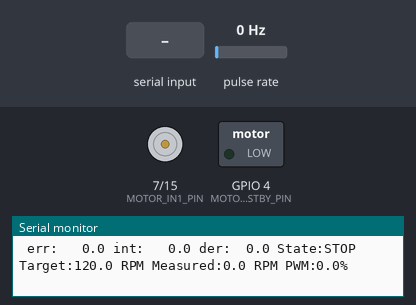
Simulated run of this sketch. Board: ESP32-S3. Shown: motor-driver pin pairs drawn as motors (green arrow = first pin HIGH = forward, orange = second pin HIGH = backward, longer = more drive, scaled by the enable pin, stopped while the standby pin is LOW), switched loads named in the sketch (green lamp = pin HIGH), the last lines printed to the serial monitor. Wiring (inferred from the names in the program): pulse sensor: data GPIO 16. Inputs (shaded band) come from the test bench; at power-on: pulse rate 0 Hz. Random numbers use the default seed unless the sketch sets one.

Above: at 1.7 s.
1.8 s: "START\n" received over Serial
At 2.2 s:
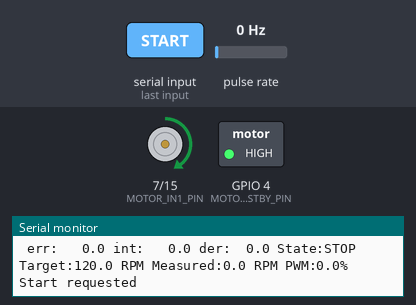
At 3.5 s:
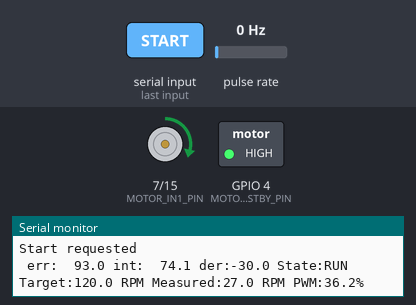
4.8 s: "STOP\n" received over Serial
At 6.1 s:
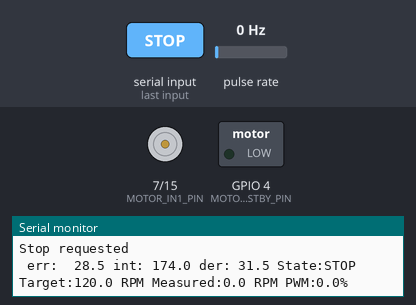
Timing chart, 0 to 7.8 s (numbered marks = the images above; inputs shaded):
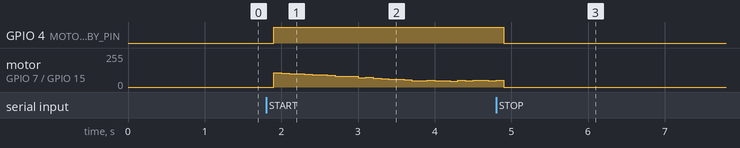

The sketch:

02_FreeRTOS.ino
```cpp
#include <Arduino.h>
#include <math.h>
#include <stdio.h>
#include <stdlib.h>
#include <string.h>

#define SIMULATION_MODE

// ============================================================
// 1. Hardware configuration
// ============================================================

constexpr int MOTOR_PWM_PIN = 6;
constexpr int MOTOR_IN1_PIN = 7;
constexpr int MOTOR_IN2_PIN = 15;
constexpr int MOTOR_STBY_PIN = 4;
constexpr int ENCODER_PIN = 16;

constexpr uint32_t PWM_FREQUENCY = 20000;
constexpr uint8_t PWM_RESOLUTION = 10;
constexpr int PWM_MAX = (1 << PWM_RESOLUTION) - 1;

// Counted encoder pulses per revolution at the measured shaft.
constexpr float PULSES_PER_REV = 20.0f;

constexpr uint32_t SAMPLE_PERIOD_MS = 100;
constexpr float SAMPLE_TIME_S = SAMPLE_PERIOD_MS / 1000.0f;
constexpr float MAX_RPM = 500.0f;

// ============================================================
// 2. Shared objects and data structures
// ============================================================

portMUX_TYPE encoderMux = portMUX_INITIALIZER_UNLOCKED;

volatile uint32_t encoderPulses = 0;

QueueHandle_t rpmQueue = nullptr;
QueueHandle_t commandQueue = nullptr;

SemaphoreHandle_t statusMutex = nullptr;

TaskHandle_t acquisitionHandle = nullptr;
TaskHandle_t controlHandle = nullptr;
TaskHandle_t serialHandle = nullptr;
TaskHandle_t reportHandle = nullptr;

enum CommandType : uint8_t {
  CMD_START,
  CMD_STOP,
  CMD_SET_RPM,
  CMD_STATUS,
  CMD_HELP
};

struct MotorCommand {
  CommandType type;
  float value;
};

struct MotorStatus {
  float targetRPM;
  float measuredRPM;
  float outputPWM;
  bool running;
};

MotorStatus motorStatus = { 120.0f, 0.0f, 0.0f, false };

#ifdef SIMULATION_MODE
// Initial PI gains: illustrative only.
float Kp = 3.5f;
float Ki = 0.6f;
float Kd = 0.0f;

SemaphoreHandle_t controllerMutex = nullptr;

struct ControllerState {
  float kState;
  float iState;
  float dstate;
};

ControllerState controllerState = { 0.0f, 0.0f, 0.0f };
#endif


// ============================================================
// 3. Encoder interrupt
// ============================================================

void IRAM_ATTR encoderISR() {
  portENTER_CRITICAL_ISR(&encoderMux);
  encoderPulses++;
  portEXIT_CRITICAL_ISR(&encoderMux);
}

// ============================================================
// 4. Motor output functions
// ============================================================

void setMotorPWM(int duty) {
  duty = constrain(duty, 0, PWM_MAX);
  ledcWrite(MOTOR_PWM_PIN, duty);
}

void stopMotor() {
  setMotorPWM(0);
  digitalWrite(MOTOR_IN1_PIN, LOW);
  digitalWrite(MOTOR_IN2_PIN, LOW);
  digitalWrite(MOTOR_STBY_PIN, LOW);
}

void startMotor() {
  // This example operates in the forward direction only.
  digitalWrite(MOTOR_IN1_PIN, HIGH);
  digitalWrite(MOTOR_IN2_PIN, LOW);
  digitalWrite(MOTOR_STBY_PIN, HIGH);
}

// ============================================================
// 5. Task 1: encoder acquisition and RPM measurement
// ============================================================

void acquisitionTask(void *parameter) {
  TickType_t lastWake = xTaskGetTickCount();

  for (;;) {
    vTaskDelayUntil(
      &lastWake,
      pdMS_TO_TICKS(SAMPLE_PERIOD_MS));

    uint32_t pulses;

    portENTER_CRITICAL(&encoderMux);
    pulses = encoderPulses;
    encoderPulses = 0;
    portEXIT_CRITICAL(&encoderMux);

    float rpm =
      (pulses / PULSES_PER_REV) * (60.0f / SAMPLE_TIME_S);

    // A length-one queue stores the newest measurement.
    xQueueOverwrite(rpmQueue, &rpm);
  }
}

// ============================================================
// 6. Task 2: PI/PID speed controller
// ============================================================

void controlTask(void *parameter) {
  TickType_t lastWake = xTaskGetTickCount();

  float targetRPM = 120.0f;
  float measuredRPM = 0.0f;
  float integral = 0.0f;
  float previousError = 0.0f;
  float output = 0.0f;
#ifdef SIMULATION_MODE
  float myMeasuredRPM = 0.0f;
#endif
  bool running = false;

#ifndef SIMULATION_MODE
  // Initial PI gains: illustrative only.
  float Kp = 3.5f;
  float Ki = 0.6f;
  float Kd = 0.0f;
#endif

  for (;;) {
    vTaskDelayUntil(
      &lastWake,
      pdMS_TO_TICKS(SAMPLE_PERIOD_MS));

    // Process any pending user commands.
    MotorCommand cmd;

    while (xQueueReceive(commandQueue, &cmd, 0) == pdPASS) {
      switch (cmd.type) {
        case CMD_START:
          running = true;
          integral = 0.0f;
          previousError = 0.0f;
          startMotor();
          break;

        case CMD_STOP:
          running = false;
          output = 0.0f;
          integral = 0.0f;
          stopMotor();
          break;

        case CMD_SET_RPM:
          targetRPM = constrain(cmd.value, 0.0f, MAX_RPM);
          break;

        case CMD_STATUS:
          // The reporting task also publishes status periodically.
          break;

        case CMD_HELP:
          // The serial task prints help directly.
          break;
      }
    }

    // Read the latest available RPM measurement.
    xQueuePeek(rpmQueue, &measuredRPM, 0);


    if (running) {

#ifdef SIMULATION_MODE
      float plantOutput = (float)(output * MAX_RPM) / PWM_MAX;
      float stepChangeRPM = constrain(plantOutput - myMeasuredRPM, -5.0f, 5.0f);

      //float stepChangeRPM = constrain(targetRPM - myMeasuredRPM, -2.0f, 2.0f);

      myMeasuredRPM += stepChangeRPM;

      measuredRPM = myMeasuredRPM + random(-3, 3);
#endif

      float error = targetRPM - measuredRPM;

      float derivative =
        (error - previousError) / SAMPLE_TIME_S;

      // Candidate integral with simple output clamping.
      float candidateIntegral =
        integral + error * SAMPLE_TIME_S;

      float candidateOutput =
        Kp * error + Ki * candidateIntegral + Kd * derivative;

#ifdef SIMULATION_MODE
      integral = candidateIntegral;
#else
      // Limit the controller output to the PWM range.
      // Conditional integration reduces integral windup.
      if ((candidateOutput >= 0.0f && candidateOutput <= PWM_MAX) || (candidateOutput < 0.0f && error < 0.0f) || (candidateOutput > PWM_MAX && error > 0.0f)) {
        integral = candidateIntegral;
      }
#endif
      output =
        Kp * error + Ki * integral + Kd * derivative;

      output = constrain(output, 0.0f, (float)PWM_MAX);

      setMotorPWM((int)output);
      previousError = error;

#ifdef SIMULATION_MODE
      if (xSemaphoreTake(
            controllerMutex, pdMS_TO_TICKS(5))
          == pdTRUE) {

        controllerState.kState = error;
        controllerState.iState = integral;
        controllerState.dstate = derivative;


        xSemaphoreGive(controllerMutex);
      }
#endif

    } else {
      output = 0.0f;
      setMotorPWM(0);
    }

    // Publish a consistent snapshot for reporting.
    if (xSemaphoreTake(
          statusMutex, pdMS_TO_TICKS(5))
        == pdTRUE) {

      motorStatus.targetRPM = targetRPM;
      motorStatus.measuredRPM = measuredRPM;
      motorStatus.outputPWM = output;
      motorStatus.running = running;

      xSemaphoreGive(statusMutex);
    }
  }
}

// ============================================================
// 7. Task 3: serial user interface
// ============================================================

void printHelp() {
  Serial.println("\nCommands:");
  Serial.println(" START     - Start motor speed control");
  Serial.println(" STOP      - Stop motor");
  Serial.println(" SET <rpm> - Set target RPM");
#ifdef SIMULATION_MODE
  Serial.println(" P <gain>  - Set P gain for PID controller");
  Serial.println(" I <gain>  - Set I gain for PID controller");
  Serial.println(" D <gain>  - Set D gain for PID controller");
  Serial.println(" STATUS/PID- Request status report and PID gains");
#else
  Serial.println(" STATUS    - Request status report");
#endif
  Serial.println(" HELP      - Show this help");
}

void serialTask(void *parameter) {
  char line[64];
  size_t index = 0;

  for (;;) {
    while (Serial.available() > 0) {
      char ch = (char)Serial.read();

      if (ch == '\r') {
        continue;
      }

      if (ch == '\n') {
        line[index] = '\0';
        index = 0;

        // Parse complete commands only.
        if (strcmp(line, "START") == 0) {
          MotorCommand cmd = { CMD_START, 0.0f };
          xQueueSend(commandQueue, &cmd, 0);
          Serial.println("Start requested");

        } else if (strcmp(line, "STOP") == 0) {
          MotorCommand cmd = { CMD_STOP, 0.0f };
          xQueueSend(commandQueue, &cmd, 0);
          Serial.println("Stop requested");

        } else if (strcmp(line, "STATUS") == 0) {
          MotorCommand cmd = { CMD_STATUS, 0.0f };
          xQueueSend(commandQueue, &cmd, 0);
#ifdef SIMULATION_MODE
          Serial.printf("Kp:%0.1f Ki:%0.1f Kd:%0.1f ", Kp, Ki, Kd);
#endif
          Serial.println("Status is reported periodically.");

        } else if (strcmp(line, "HELP") == 0) {
          printHelp();

        } else if (strncmp(line, "SET ", 4) == 0) {
          char *endPtr = nullptr;
          float value = strtof(line + 4, &endPtr);

          if (endPtr != line + 4 && *endPtr == '\0' && isfinite(value) && value >= 0.0f && value <= MAX_RPM) {

            MotorCommand cmd = { CMD_SET_RPM, value };

            if (xQueueSend(commandQueue, &cmd, 0) == pdPASS) {
              Serial.printf("Target requested: %.1f RPM\n", value);
            } else {
              Serial.println("Command queue full");
            }
          } else {
            Serial.println("Invalid RPM. Use SET 0 to SET 500.");
          }
#ifdef SIMULATION_MODE
        } else if (strncmp(line, "P ", 2) == 0) {

          char *endPtr = nullptr;
          float value = strtof(line + 2, &endPtr);

          if (endPtr != line + 2 && *endPtr == '\0' && isfinite(value) && value >= 0.0f && value <= 10) {
            Kp = value;
          }

        } else if (strncmp(line, "I ", 2) == 0) {

          char *endPtr = nullptr;
          float value = strtof(line + 2, &endPtr);

          if (endPtr != line + 2 && *endPtr == '\0' && isfinite(value) && value >= 0.0f && value <= 10) {
            Ki = value;
          }

        } else if (strncmp(line, "D ", 2) == 0) {

          char *endPtr = nullptr;
          float value = strtof(line + 2, &endPtr);

          if (endPtr != line + 2 && *endPtr == '\0' && isfinite(value) && value >= 0.0f && value <= 10) {
            Kd = value;
          }

#endif
        } else if (line[0] != '\0') {
          Serial.println("Unknown command. Type HELP.");
        }

      } else if (index < sizeof(line) - 1) {
        line[index++] = ch;
      } else {
        // Reject an overlong input line.
        index = 0;
        Serial.println("Command too long");
      }
    }

    // No busy-waiting while the serial port is idle.
    vTaskDelay(pdMS_TO_TICKS(10));
  }
}

// ============================================================
// 8. Task 4: periodic status reporting
// ============================================================

void reportTask(void *parameter) {
  for (;;) {
    MotorStatus snapshot;
    bool valid = false;

    if (xSemaphoreTake(
          statusMutex, pdMS_TO_TICKS(10))
        == pdTRUE) {

      snapshot = motorStatus;
      valid = true;

      xSemaphoreGive(statusMutex);
    }

#ifdef SIMULATION_MODE
    ControllerState tempState;
    if (xSemaphoreTake(
          controllerMutex, pdMS_TO_TICKS(5))
        == pdTRUE) {
      tempState = controllerState;
      xSemaphoreGive(controllerMutex);
    }
#endif

    if (valid) {

#ifdef SIMULATION_MODE
      //Serial.printf("Kp:%0.1f Ki:%0.1f Kd:%0.1f ", Kp, Ki, Kd);

      Serial.printf(" err:%6.1f int:%6.1f der:%5.1f ",
                    tempState.kState, tempState.iState, tempState.dstate);


#endif

      Serial.printf(
        "State:%s Target:%.1f RPM Measured:%.1f RPM PWM:%.1f%%\n",
        snapshot.running ? "RUN" : "STOP",
        snapshot.targetRPM,
        snapshot.measuredRPM,
        100.0f * snapshot.outputPWM / PWM_MAX);
    }

    vTaskDelay(pdMS_TO_TICKS(1000));
  }
}

// ============================================================
// 9. Arduino setup and loop
// ============================================================

void setup() {
  Serial.begin(115200);
  delay(500);

  pinMode(MOTOR_IN1_PIN, OUTPUT);
  pinMode(MOTOR_IN2_PIN, OUTPUT);
  pinMode(MOTOR_STBY_PIN, OUTPUT);

  pinMode(ENCODER_PIN, INPUT_PULLUP);
  attachInterrupt(
    digitalPinToInterrupt(ENCODER_PIN),
    encoderISR,
    RISING);

  stopMotor();

  if (!ledcAttach(
        MOTOR_PWM_PIN,
        PWM_FREQUENCY,
        PWM_RESOLUTION)) {
    Serial.println("LEDC initialization failed");
    while (true) {
      delay(1000);
    }
  }

  // Queues and mutex must exist before tasks start.
  rpmQueue = xQueueCreate(1, sizeof(float));
  commandQueue = xQueueCreate(8, sizeof(MotorCommand));
  statusMutex = xSemaphoreCreateMutex();

#ifdef SIMULATION_MODE
  controllerMutex = xSemaphoreCreateMutex();
#endif

  if (rpmQueue == nullptr || commandQueue == nullptr || statusMutex == nullptr
#ifdef SIMULATION_MODE
      || controllerMutex == nullptr
#endif
  ) {
    Serial.println("FreeRTOS resource allocation failed");
    stopMotor();
    while (true) {
      delay(1000);
    }
  }

  float initialRPM = 0.0f;
  xQueueOverwrite(rpmQueue, &initialRPM);

  BaseType_t result;

  result = xTaskCreatePinnedToCore(
    acquisitionTask, "Acquire", 3072, nullptr, 4,
    &acquisitionHandle, 1);
  configASSERT(result == pdPASS);

  result = xTaskCreatePinnedToCore(
    controlTask, "PIDControl", 4096, nullptr, 5,
    &controlHandle, 1);
  configASSERT(result == pdPASS);

  result = xTaskCreatePinnedToCore(
    serialTask, "SerialUI", 4096, nullptr, 2,
    &serialHandle, 0);
  configASSERT(result == pdPASS);

  result = xTaskCreatePinnedToCore(
    reportTask, "Reporting", 3072, nullptr, 1,
    &reportHandle, 0);
  configASSERT(result == pdPASS);

  Serial.println("ESP32-S3 FreeRTOS motor controller ready.");
  Serial.println("Motor is stopped. Type HELP for commands.");
}

void loop() {
  // Application work runs in the FreeRTOS tasks.
  vTaskDelay(pdMS_TO_TICKS(1000));
}
```

Measured:
- after the input at 1.8 s, GPIO 4 (MOTOR_STBY_PIN): LOW → HIGH after 0.10 s; motor on GPIO 7 (MOTOR_IN1_PIN) / GPIO 15 (MOTOR_IN2_PIN): stopped → forward 108/255 after 0.10 s, → forward 105/255 0.10 s later, → forward 99/255 0.10 s later, → forward 94/255 0.20 s later, … (26 changes in this stretch)
- after the input at 4.8 s, GPIO 4 (MOTOR_STBY_PIN): HIGH → LOW after 0.10 s
